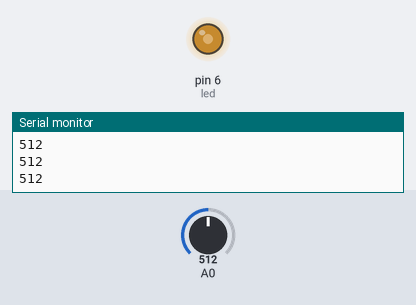
The sketch below on a simulated Arduino Uno, built with avr-gcc and run on an emulated ATmega328P. Shown: output pins drawn as LEDs (lit = HIGH), the last lines printed to the serial monitor. The inputs (shaded band) are chosen by the test bench; at power-on: A0 = 512.

Above: at 1.2 s.
1.3 s: A0 set to 306
At 2.3 s:
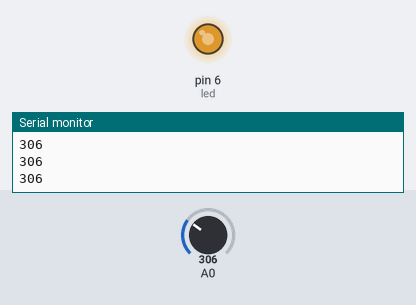
2.8 s: A0 set to 122
At 3.6 s:
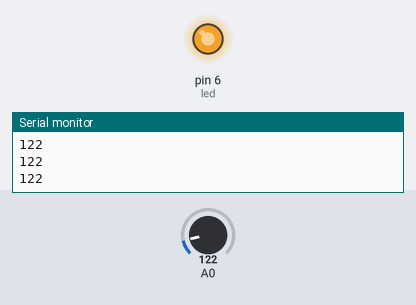
4.3 s: A0 set to 900
At 4.7 s:
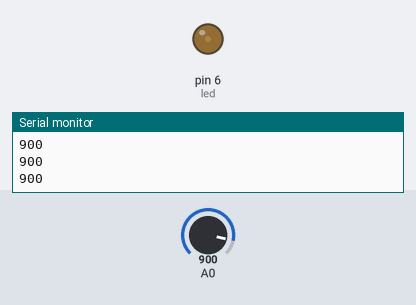
5.8 s: A0 set to 1023
At 7.0 s:
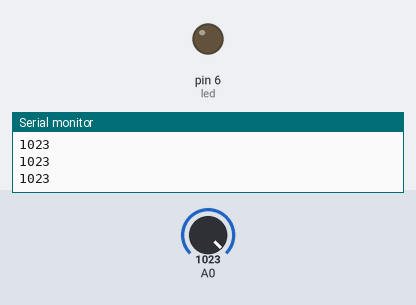
7.3 s: A0 set to 511
At 8.1 s:
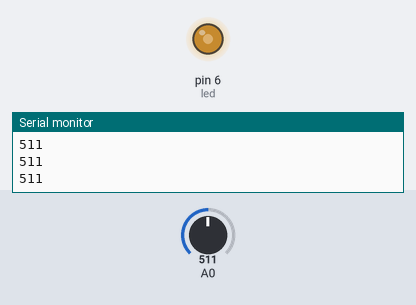
Timing chart, 0 to 9.8 s (numbered marks = the images above; inputs shaded):
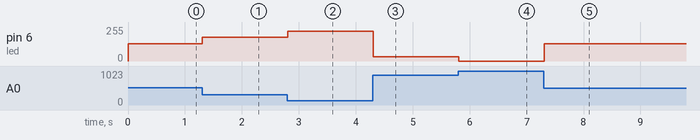

The sketch:

Clase_20180607_02.ino.ino
```cpp
int valor;
#define led 6

void setup() {
  // put your setup code here, to run once:
  Serial.begin(9600);
}

void loop() {
  // put your main code here, to run repeatedly:
  valor = analogRead(A0);
  Serial.println(valor);
  //delay(1000);

  analogWrite(led,map(valor,0,1023,255,0)); //hace regla de tres simple


}
```

Measured:
- after the input at 1.3 s, pin 6 (led): 128/255 → 179/255 at once
- after the input at 2.8 s, pin 6 (led): 179/255 → 225/255 at once
- after the input at 4.3 s, pin 6 (led): 225/255 → 31/255 at once
- after the input at 5.8 s, pin 6 (led): 31/255 → 0/255 at once
- after the input at 7.3 s, pin 6 (led): 0/255 → 128/255 at once
